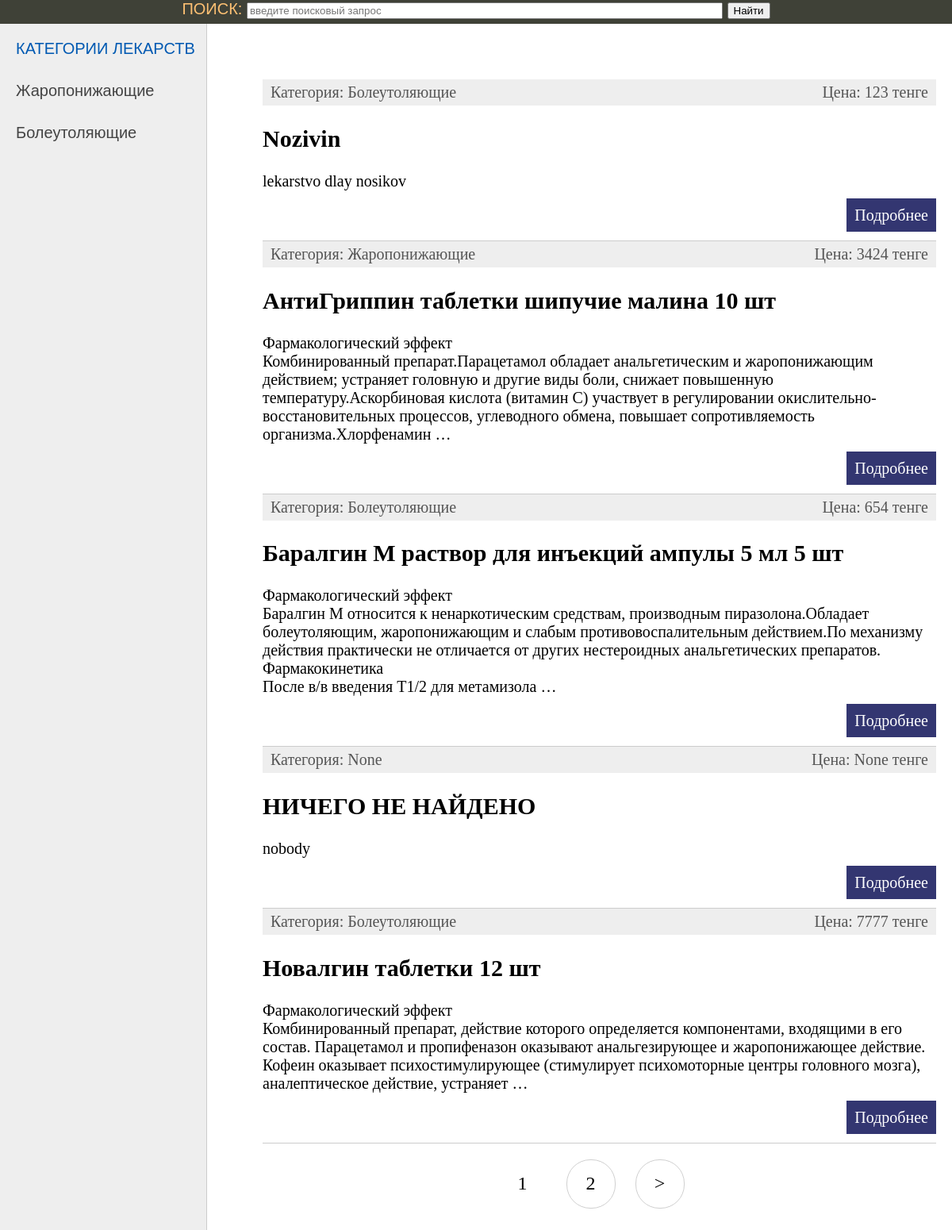
The page / on the database its author committed.
### pharmacy/models.py (models this page shows, shortened)
class Category(models.Model):
    name = models.CharField(max_length=100, db_index=True,
                            verbose_name="Название")  # db_index=True - поле индексировано для поиска
    slug = models.SlugField(max_length=255, unique=True, db_index=True, verbose_name="URL")
    def __str__(self):  # Возвращает имя категории. Перегружен метод __str__
        return self.name
    def get_absolute_url(self):  # функция формирования маршрута к конкретной записи
        return reverse('category', kwargs={'cat_slug': self.slug})  # Маршрут с именем post по правилу из urls.py
    class Meta:
        verbose_name = 'Категорию'
        verbose_name_plural = 'Категории'
        ordering = ['id']

class Apteka(models.Model):  # таблица в БД будет называться как имя класса Apteka.
    title = models.CharField(max_length=255, verbose_name="заголовок")  # title ссылка на экземпляр класса CharField
    slug = models.SlugField(max_length=255, unique=True, db_index=True, verbose_name="URL")
    content = models.TextField(blank=True, verbose_name="содержание")  # blank=True - поле может быть пустым
    price = models.CharField(max_length=255, verbose_name="Цена")
    is_published = models.BooleanField(default=True, verbose_name="опубликовано")
    cat = models.ForeignKey('Category', on_delete=models.PROTECT, null=True,
                            verbose_name="Категория")  # будет добавлено поле cat_id id - автоматически 'Category' - ссылка на модель Category
    user = models.ForeignKey(User, verbose_name='Пользователь', on_delete=models.CASCADE, default=1)
    def get_absolute_url(self):  # функция формирования маршрута к конкретной записи
        return reverse('post', kwargs={'post_slug': self.slug})  # Маршрут с именем post по правилу из urls.py
    class Meta:  # Класс редактирования отображения админ панели
        verbose_name = 'Лекарства'  # чтобы в админ панеле отображалось нормальное название
        verbose_name_plural = 'Лекарства'
        ordering = ['title']  # сортировка. применяется и к самому сайту. Важное значение для пагинации

### pharmacy/views.py (the view)
# urls.py: path('', AptekaHome.as_view(), name='home'),
class AptekaHome(DataMixin, ListView):  # автоматически формирует коллекцию статей object_list
    paginate_by = 5  # Пагинатор опрделяет сколько элементов отображать на странице.
    model = Apteka  # model ссылается на модель Apteka. Выбирает все записи из таблицы и пытается отобразить в виде списка
    template_name = 'pharmacy/index.html'  # Указываем классу шаблон по умолчанию
    context_object_name = 'posts'  # указываем имя списка постов с помощью специального отрибута
    def get_context_data(self, *, object_list=None, **kwargs):  # формирует динамический и статический контекст,
        context = super().get_context_data(**kwargs)  # Получаем уже сформированный контекст для index.html
        c_def = self.get_user_context(title="Главная страница")  # get_user_context из utils. Возвращаем список данных.
        context = dict(
            list(context.items()) + list(c_def.items()))  # Обединение словарей context и c_def, чтобы передать
        return context
    def get_queryset(self):  # Метод возвращает только опубликованные статьи АВТОМАТИЧЕСКИ
        return Apteka.objects.filter(is_published=True).select_related(
            'cat')  # select_related('cat') - совместно с данными

### pharmacy/forms.py
class InputForm(forms.Form):
    search_f=forms.CharField(max_length=255)

### pharmacy/utils.py (called while the page is built)
    def get_user_context(self, **kwargs):  # Создает context для формирования шаблона
        context = kwargs  # формируем начальный словарь из именнованых параметров переданных get_user_context
        cats = Category.objects.all()
        context['form'] = InputForm()
        context['cats'] = cats
        if 'cat_selected' not in context:  # если в kwargs нет параметра cat_slected
            context['cat_selected'] = 0
        return context

### pharmacy/templates/pharmacy/index.html (shortened to what this page needs)
{% extends 'pharmacy/base.html' %}
{% block content %}
<ul class="list-articles">
	{% for p in posts %}
	{% if p.is_published %}
			<li><div class="article-panel">
				<p class="first">Категория: {{p.cat}}</p>
				<p class="last">Цена: {{p.price}} тенге</p>
			</div>
				<h2>{{p.title}}</h2>
		{% autoescape on %}
		{{p.content|linebreaks|truncatewords:30}}
		{% endautoescape %}
			<p class="link-read-post"><a href="{{ p.get_absolute_url }}">Подробнее</a></p>
			</li>
	{% endif %}
	{% endfor %}
</ul>
{% endblock %}

### pharmacy/templates/pharmacy/base.html (shortened to what this page needs)
{% load static %}
{% load apt_tags %}
<!DOCTYPE html>
<html>
<head>
    <link type="text/css" href="{% static 'pharmacy/css/styles.css' %}" rel="stylesheet"/>
</head>
<body>
<table class="table-page" border=0 cellpadding="0" cellspacing="0">
    <tr>
        <td valign=top>
            {% block mainmenu %}
            <div class="header">
                <ul id="mainmenu" class="mainmenu">
                    <div class="text-field">
                        <div class="text-field__group">
                            <form action="{%url 'search' %}" method="get">
                                <label class="text-field__label" for="search">ПОИСК:</label>
                                <input class="text-field__input" type="search" id="search" name="query"  placeholder="введите поисковый запрос">
                                <button class="text-field__btn" type="submit">Найти</button>
                            </form>
                        </div>
                    </div>
                </ul>
            </div>
            {% endblock mainmenu %}
            <table class="table-content" border=0 cellpadding="0" cellspacing="0">
                <tr>
                    <td valign="top" class="left-chapters">
                        <ul id="leftchapters">
                            {%if cat_selected == 0 %}
                            <li class="selected"> КАТЕГОРИИ ЛЕКАРСТВ</li>
                            {% else %}
                            <li><a href="{% url 'home' %}">КАТЕГОРИИ ЛЕКАРСТВ</a></li><!-- если ссылка не выбрана, отображаем как ссылку
			на главную страницу-->
                            {% endif %}
                            {% for c in cats %}
                            {% if c.pk == cat_selected %}
                                {%if c.name != "None" %}
                                <li class="selected">{{c.name}} <<</li>
                                {%endif%}
                            {% else %}
                                {%if c.name != "None" %}
                                <li><a href="{{c.get_absolute_url}}">{{c.name}} </a></li>
                                {%endif%}
                            {% endif %}
                            {% endfor %}
                        </ul>
                    </td>
                    <td valign="top" class="content">
                        <div class="content-text">
                            {% block content %}
                            {% endblock %}
                            {% if page_obj.has_other_pages %}
                            <nav class="list-pages">
                                <ul>
                                    {% for p in paginator.page_range %}
                                    {% if page_obj.number == p %}
                                    <li class="page-num page-num-selected">
                                        <a href="?page={{ p}}"> {{ p }}</a>
                                    </li>
                                    {% elif p >= page_obj.number|add:-2 and p <= page_obj.number|add:2 %}
                                    <li class="page-num">
                                        <a href="?page={{ p}}"> {{ p }}</a>
                                    </li>
                                    {% endif%}
                                    {% endfor %}
                                    {% if page_obj.has_next %}
                                    <li class="page-num">
                                        <a href="?page={{ page_obj.next_page_number }}">&gt;</a>
                                    </li>
                                    {% endif %}
                                </ul>
                            </nav>
                            {% endif %}
                        </div>
                    </td>
                </tr>
            </table>
        </td>
    </tr>
</table>
</body>
</html>

### pharmacy/static/pharmacy/css/styles.css (style rules this page uses)
html, body { font-family: 'Arial'; margin: 0; padding: 0; height: 100%; width: 100%; color: #444; }
a { color: #0059b2; text-decoration: none; }
p.link-read-post { text-align: right; }
p.link-read-post a { padding: 10px; min-width: 100px; background: #333671; color: #fff; text-decoration: none; }
div.article-panel { background: #eee; padding: 5px 10px 5px 10px; box-sizing border-box; overflow: hidden; color: #555; }
div.article-panel p.first { margin: 0; float: left; }
div.article-panel p.last { margin: 0; float: right; }
ul.list-articles { list-style: none; margin: 0; padding: 0; }
ul.list-articles li { border-bottom: 1px solid #ccc; }
.table-page { width: 100%; height: 100%; vertical-align: top; }
.table-page tr { height: 100%; }
.header { background: #3F4137; height: 30px; position: fixed; top: 0px; left: 0; width: 100%; }
ul.mainmenu { list-style: none; margin: 0; padding: 0; height: 60px; color: #fdc073; font-size: 20px; overflow: hidden; }
.table-content { width: 100%; min-height: 100%; height: 100%; }
.left-chapters { margin: 0; background: #eee; border-right: 1px solid #ccc; min-height: 100%; }
.left-chapters ul { width: 230px; min-height: 100%; margin: 0; padding: 20px 10px 10px 20px; list-style: none; font-size: 20px; }
.left-chapters ul li { margin: 30px 0 0 0; color: #999; }
.left-chapters ul li.selected { color: #0059b2; }
.left-chapters ul li a { color: #444; text-decoration: none; }
.content { padding: 40px 20px 20px 40px; width: 100%; box-sizing: border-box; }
.content-text { margin: 60px 0 0 30px; color: #000; font-size: 20px; font-family: Yandex Sans Display Light; }
.text-field__input { width: 50%; }
.text-field { text-align: center; }
.list-pages { text-align: center; margin: 0 0 20px 0; }
.list-pages ul { margin: 20px 0 0 0; padding: 0; list-style: none; }
.list-pages ul li { display: inline-block; margin: 0 20px 0 0; }
.list-pages a { color: #000; font-size: 24px; text-decoration: none; }
.list-pages .page-num, .page-num-selected { display: inline-block; width: 60px; height: 44px; padding: 16px 0 0 0; border: 1px solid #d0d0d0; border-radius: 30px; }
.list-pages .page-num-selected { border: none; color: #000; font-size: 20px; }

### rows shown on the page
Category: name "Жаропонижающие"
Category: name "Болеутоляющие"
Apteka: cat "Болеутоляющие", price "123", title "Nozivin", content "lekarstvo dlay nosikov"
Apteka: cat "Жаропонижающие", price "3424", title "АнтиГриппин таблетки шипучие малина 10 шт", content "Фармакологический эффект Комбинированный препарат.Парацетамол обладает анальгетическим и жаропонижающим действием; устраняет головную и другие виды боли, снижает повышенную температуру.Аскорбиновая кислота (витамин С) участвует в регулировании окислительно-восстановительных процессов, углеводного обмена, повышает сопротивляемость организма.Хлорфенамин …"
Apteka: cat "Болеутоляющие", price "654", title "Баралгин М раствор для инъекций ампулы 5 мл 5 шт", content "Фармакологический эффект Баралгин М относится к ненаркотическим средствам, производным пиразолона.Обладает болеутоляющим, жаропонижающим и слабым противовоспалительным действием.По механизму действия практически не отличается от других нестероидных анальгетических препаратов. Фармакокинетика После в/в введения T1/2 для метамизола …"
Apteka: cat "None", price "None", title "НИЧЕГО НЕ НАЙДЕНО", content "nobody"
Apteka: cat "Болеутоляющие", price "7777", title "Новалгин таблетки 12 шт", content "Фармакологический эффект Комбинированный препарат, действие которого определяется компонентами, входящими в его состав. Парацетамол и пропифеназон оказывают анальгезирующее и жаропонижающее действие. Кофеин оказывает психостимулирующее (стимулирует психомоторные центры головного мозга), аналептическое действие, устраняет …"

### other values the page prints
{{ p }} "1"
{{ p }} "2"
